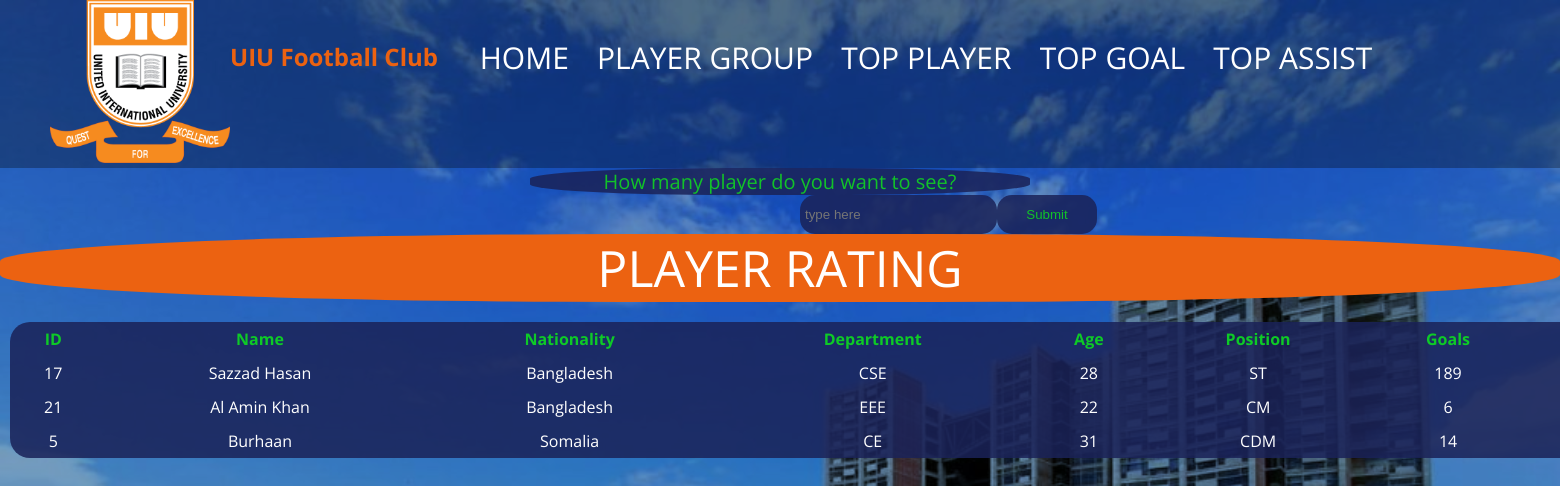
/top5rating.php, run on the app's committed database.
### tables this page shows
CREATE TABLE `player` (
  `player_id` varchar(15) NOT NULL,
  `player_name` varchar(40) NOT NULL,
  `player_position` varchar(40) NOT NULL,
  `player_age` int(11) NOT NULL,
  `player_nationality` varchar(40) NOT NULL,
  `player_goals` int(11) NOT NULL,
  `player_assists` int(11) NOT NULL,
  `player_wages` int(11) NOT NULL,
  `player_contract` date NOT NULL,
  `player_value` int(11) NOT NULL,
  `player_rating` double NOT NULL,
  `player_dept` varchar(20) DEFAULT NULL
);

### top5rating.php (the view, shortened to what this page needs)
<!DOCTYPE html>
<html lang="en" dir="ltr">
  <head>
    <link rel="stylesheet" href="css/style.css">
  </head>
  <body >
<div class="nav-bar">
  <div class="logo">
   <a href="userhome.php">
  <img src="images/UIU-Logo-250.png" >
   </a>
</div>
<h2>UIU Football Club</h2>
<div class="menu">
<ul>
  <li><a href="userhome.php">HOME</a></li>
  <li><a href="group_player.php">PLAYER GROUP</a></li>
  <li><a href="top5rating.php">TOP PLAYER</a></li>
    <li><a href="top5goal.php">TOP GOAL</a></li>
    <li><a href="top5assist.php">TOP ASSIST </a></li>
</ul>
</div>
</div>
<header class="pth1">
    How many player do you want to see? <br>
  </header>
<div class="formcontentp" id="playerinfo">
    <form   class="f_inner" action="top5rating.php" method="post">
       <div> <input type="text" name="search" placeholder="type here" style=" background-color:rgba(26, 35, 88, 0.856);"></div>
       <div style="padding-left:10px;width:100px"><input type ="submit" name="submit" value="Submit"  style="background-color:rgba(26, 35, 88, 0.856);color:rgb(18, 194, 41)"></div>
    </form>
</div>
  </body>
</html>
<?php
  include_once 'dbh.inc.php';
  $shaown=3;
  $sql="Select  * from player order by player_rating desc";
  $data=mysqli_query($conn,$sql);
  ?>
  <link rel="stylesheet" href="css/style.css">
<body>
  <div class="newdiv">
      <header class="pth">
    PLAYER RATING <br>
  </header>
  <div class="tl1">
  <table>
    <tr>
      <th>ID</th>
      <th>Name</th>
      <th>Nationality</th>
      <th>Department</th>
      <th>Age</th>
      <th>Position</th>
      <th>Goals</th>
      <th>Assists</th>
    </tr>
    <?php
    $s=0;
    while($s<$shaown){
      $result=mysqli_fetch_assoc($data);
      echo "<tr>
      <td>".$result['player_id']."</td>
      <td>".$result['player_name']."</td>
      <td>".$result['player_nationality']."</td>
      <td>".$result['player_dept']."</td>
      <td>".$result['player_age']."</td>
      <td>".$result['player_position']."</td>
      <td>".$result['player_goals']."</td>
      <td>".$result['player_assists']."</td>
      <td>".$result['player_rating']."</td>
      </tr>";
      $s++;
    }
?>
</table></div>
</div>
</body>

### css/style.css (style rules this page uses)
.menu ul li { list-style-type:none; display: inline-block; font-family: ; font-size: 30px; padding: 0px 12px; margin-top: 30px; cursor: pointer; color: rgb(255, 255, 255); text-decoration: none; }
.menu { float: right; color: #d68910 ; width: 80%; }
.menu ul { text-align: center; margin: 0px; margin-top: 0px; padding: 0; float: revert; margin-top: -86px; }
.nav-bar { background: rgba(3, 3, 3, 0.301); padding: 0px 50px; }
.nav-bar h2 { float: left; color: #ec6211; margin-top: 40px; }
.logo { float: left; }
.logo img { width: 180px; }
a { color: #fff; text-decoration: none; }
body { color: white; margin: 0; padding: 0; background-image:url("../images/f.jpg"); background-repeat: no-repeat; background-size:cover; font-family: 'Open Sans', sans-serif; background-size: cover; background-color: rgba(10, 80, 145, 0.568); background-blend-mode: multiply; }
input { color: white; width: 100%; padding: 12px 5px; background: rgba(140, 82, 82, 0.4); border: none; border-radius: 15px; cursor: pointer; }
.tl1 { color:rgb(18, 194, 41); text-align: -moz-center; }
th { padding: 6px; }
td { padding: 6px; color: #ffffff; }
.pth { font-size: 50px; background-color: #ec6211 ; margin:auto; border:#d16015 1px; border-radius: 40%; color:rgb(255, 255, 255); }
.pth1 { font-size: 20px; width: 500px; background-color: rgba(26, 35, 88, 0.856) ; margin:auto; border:#d16015 1px; border-radius: 40%; color:rgb(18, 194, 41); }
table { width: 1890px; text-align: center; margin-left: auto; margin-right: auto; border-collapse: collapse; margin: 10px; margin-top: 20px; color: rgb(14, 202, 39); background:rgba(26, 35, 88, 0.856); border-radius: 20px; }
header { text-align: center; }

### top5rating.php (style rules this page uses)
.formcontentp { width: 1000px; border-radius: 20px; margin-left: 800px; color: #ffcc02; }
.f_inner { display: flex; flex-direction: row; }
.pth1 { font-size: 20px; width: 500px; background-color: rgba(26, 35, 88, 0.856) ; margin:auto; border:#d16015 1px; border-radius: 40%; color:rgb(18, 194, 41); }

### data on the page
player: player_id "17", player_name "Sazzad Hasan", player_nationality "Bangladesh", player_dept "CSE", player_age "28", player_position "ST", player_goals "189"
player: player_id "21", player_name "Al Amin Khan", player_nationality "Bangladesh", player_dept "EEE", player_age "22", player_position "CM", player_goals "6"
player: player_id "5", player_name "Burhaan", player_nationality "Somalia", player_dept "CE", player_age "31", player_position "CDM", player_goals "14"
